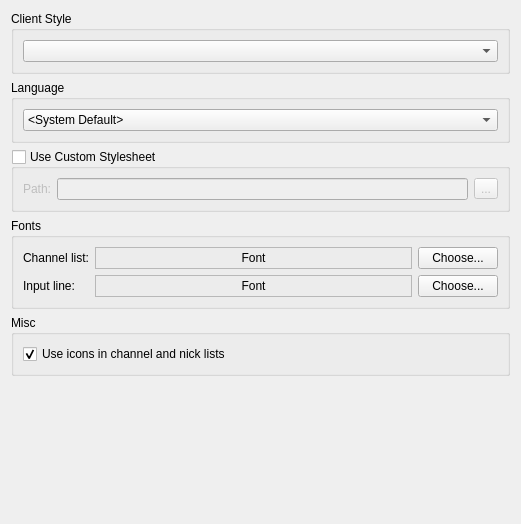
<?xml version="1.0" encoding="UTF-8"?>
<ui version="4.0">
 <class>AppearanceSettingsPage</class>
 <widget class="QWidget" name="AppearanceSettingsPage">
  <property name="geometry">
   <rect>
    <x>0</x>
    <y>0</y>
    <width>521</width>
    <height>524</height>
   </rect>
  </property>
  <property name="windowTitle">
   <string>Form</string>
  </property>
  <layout class="QVBoxLayout" name="verticalLayout_2">
   <item>
    <widget class="QGroupBox" name="groupBox">
     <property name="title">
      <string>Client Style</string>
     </property>
     <layout class="QVBoxLayout">
      <item>
       <widget class="QComboBox" name="styleComboBox">
        <property name="toolTip">
         <string>Set application style</string>
        </property>
       </widget>
      </item>
     </layout>
    </widget>
   </item>
   <item>
    <widget class="QGroupBox" name="groupBox_2">
     <property name="title">
      <string>Language</string>
     </property>
     <layout class="QHBoxLayout" name="horizontalLayout">
      <item>
       <widget class="QComboBox" name="languageComboBox">
        <property name="toolTip">
         <string>Set the application language. Requires restart!</string>
        </property>
        <item>
         <property name="text">
          <string>&lt;System Default&gt;</string>
         </property>
        </item>
        <item>
         <property name="text">
          <string>&lt;Original&gt;</string>
         </property>
        </item>
       </widget>
      </item>
     </layout>
    </widget>
   </item>
   <item>
    <widget class="QGroupBox" name="useCustomStyleSheet">
     <property name="title">
      <string>Use Custom Stylesheet</string>
     </property>
     <property name="checkable">
      <bool>true</bool>
     </property>
     <property name="checked">
      <bool>false</bool>
     </property>
     <property name="settingsKey" stdset="0">
      <string>/UiStyle/UseCustomStyleSheet</string>
     </property>
     <property name="defaultValue" stdset="0">
      <bool>false</bool>
     </property>
     <layout class="QVBoxLayout" name="verticalLayout">
      <item>
       <layout class="QHBoxLayout" name="horizontalLayout_2">
        <item>
         <widget class="QLabel" name="label">
          <property name="text">
           <string>Path:</string>
          </property>
         </widget>
        </item>
        <item>
         <widget class="QLineEdit" name="customStyleSheetPath">
          <property name="sizePolicy">
           <sizepolicy hsizetype="Expanding" vsizetype="Fixed">
            <horstretch>0</horstretch>
            <verstretch>0</verstretch>
           </sizepolicy>
          </property>
          <property name="readOnly">
           <bool>false</bool>
          </property>
          <property name="settingsKey" stdset="0">
           <string>/UiStyle/CustomStyleSheetPath</string>
          </property>
          <property name="defaultValue" stdset="0">
           <string/>
          </property>
         </widget>
        </item>
        <item>
         <widget class="QToolButton" name="chooseStyleSheet">
          <property name="text">
           <string>...</string>
          </property>
         </widget>
        </item>
       </layout>
      </item>
     </layout>
    </widget>
   </item>
   <item>
    <widget class="QGroupBox" name="groupBox_4">
     <property name="enabled">
      <bool>true</bool>
     </property>
     <property name="title">
      <string>Fonts</string>
     </property>
     <layout class="QGridLayout" name="gridLayout">
      <item row="0" column="0">
       <widget class="QLabel" name="label_4">
        <property name="toolTip">
         <string>Set font for channel and nick lists</string>
        </property>
        <property name="text">
         <string>Channel list:</string>
        </property>
       </widget>
      </item>
      <item row="0" column="1">
       <widget class="QLabel" name="demoBufferView">
        <property name="sizePolicy">
         <sizepolicy hsizetype="MinimumExpanding" vsizetype="Preferred">
          <horstretch>0</horstretch>
          <verstretch>0</verstretch>
         </sizepolicy>
        </property>
        <property name="toolTip">
         <string>Set font for channel and nick lists</string>
        </property>
        <property name="frameShape">
         <enum>QFrame::StyledPanel</enum>
        </property>
        <property name="frameShadow">
         <enum>QFrame::Sunken</enum>
        </property>
        <property name="text">
         <string>Font</string>
        </property>
        <property name="alignment">
         <set>Qt::AlignCenter</set>
        </property>
       </widget>
      </item>
      <item row="0" column="2">
       <widget class="QPushButton" name="chooseBufferView">
        <property name="sizePolicy">
         <sizepolicy hsizetype="Preferred" vsizetype="Fixed">
          <horstretch>0</horstretch>
          <verstretch>0</verstretch>
         </sizepolicy>
        </property>
        <property name="text">
         <string>Choose...</string>
        </property>
       </widget>
      </item>
      <item row="1" column="0">
       <widget class="QLabel" name="label_3">
        <property name="toolTip">
         <string>Set font for the input line</string>
        </property>
        <property name="text">
         <string>Input line:</string>
        </property>
       </widget>
      </item>
      <item row="1" column="1">
       <widget class="QLabel" name="demoInputLine">
        <property name="sizePolicy">
         <sizepolicy hsizetype="MinimumExpanding" vsizetype="Preferred">
          <horstretch>0</horstretch>
          <verstretch>0</verstretch>
         </sizepolicy>
        </property>
        <property name="toolTip">
         <string>Set font for the input line</string>
        </property>
        <property name="frameShape">
         <enum>QFrame::StyledPanel</enum>
        </property>
        <property name="frameShadow">
         <enum>QFrame::Sunken</enum>
        </property>
        <property name="text">
         <string>Font</string>
        </property>
        <property name="alignment">
         <set>Qt::AlignCenter</set>
        </property>
       </widget>
      </item>
      <item row="1" column="2">
       <widget class="QPushButton" name="chooseInputLine">
        <property name="sizePolicy">
         <sizepolicy hsizetype="Preferred" vsizetype="Fixed">
          <horstretch>0</horstretch>
          <verstretch>0</verstretch>
         </sizepolicy>
        </property>
        <property name="text">
         <string>Choose...</string>
        </property>
       </widget>
      </item>
     </layout>
    </widget>
   </item>
   <item>
    <widget class="QGroupBox" name="groupBox_3">
     <property name="title">
      <string>Misc</string>
     </property>
     <layout class="QVBoxLayout" name="verticalLayout_3">
      <item>
       <widget class="QCheckBox" name="showUserStateIcons">
        <property name="toolTip">
         <string>Show status icons in channel and nick lists</string>
        </property>
        <property name="text">
         <string>Use icons in channel and nick lists</string>
        </property>
        <property name="checked">
         <bool>true</bool>
        </property>
       </widget>
      </item>
     </layout>
    </widget>
   </item>
   <item>
    <spacer name="verticalSpacer">
     <property name="orientation">
      <enum>Qt::Vertical</enum>
     </property>
     <property name="sizeHint" stdset="0">
      <size>
       <width>20</width>
       <height>40</height>
      </size>
     </property>
    </spacer>
   </item>
  </layout>
 </widget>
 <resources/>
 <connections/>
</ui>
